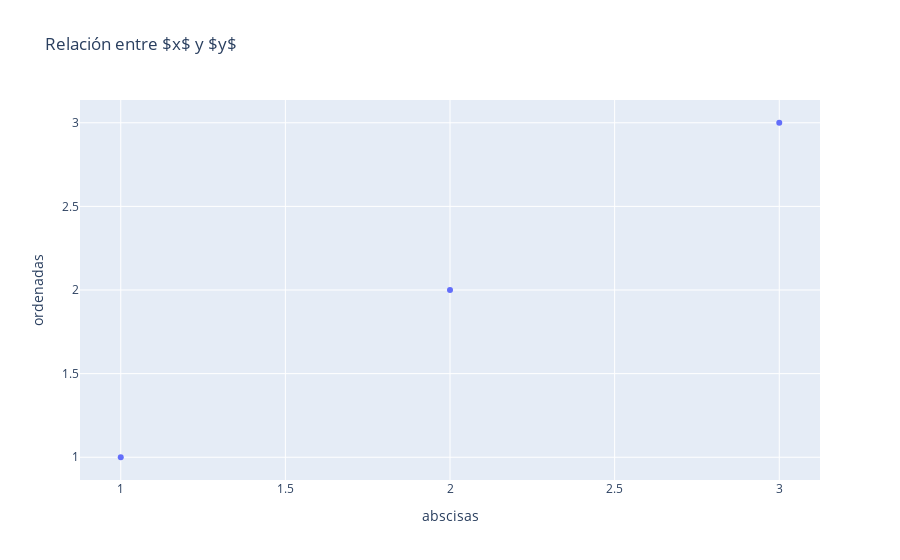

Here is the notebook cell this chart was saved with:
### Code cell
import pandas as pd 
import plotly.express as px
X = [1, 2, 3]
Y = [1,2,3]
tabla = pd.DataFrame({'abscisas':X, 'ordenadas':Y})

#fig = px.line(tabla,x = tabla.keys()[0], y = tabla.keys()[1], title=r'Relación entre $x$ y $y$')

fig = px.scatter(tabla,x = tabla.keys()[0], y = tabla.keys()[1], title=r'Relación entre $x$ y $y$')

fig.show()

#fig.write_html('relacion_entre_x_e_y.html', auto_open=True)

### Figure 1 — Plotly figure (JSON) as saved in the notebook; plotly's stock layout.template omitted (floating-point values rounded to 4 significant figures)
{"data": [{"hovertemplate": "abscisas=%{x}<br>ordenadas=%{y}<extra></extra>", "legendgroup": "", "marker": {"color": "#636efa", "symbol": "circle"}, "mode": "markers", "name": "", "orientation": "v", "showlegend": false, "type": "scatter", "x": [1, 2, 3], "xaxis": "x", "y": [1, 2, 3], "yaxis": "y"}], "layout": {"legend": {"tracegroupgap": 0}, "title": {"text": "Relación entre $x$ y $y$"}, "xaxis": {"anchor": "y", "domain": [0, 1], "title": {"text": "abscisas"}}, "yaxis": {"anchor": "x", "domain": [0, 1], "title": {"text": "ordenadas"}}}}
